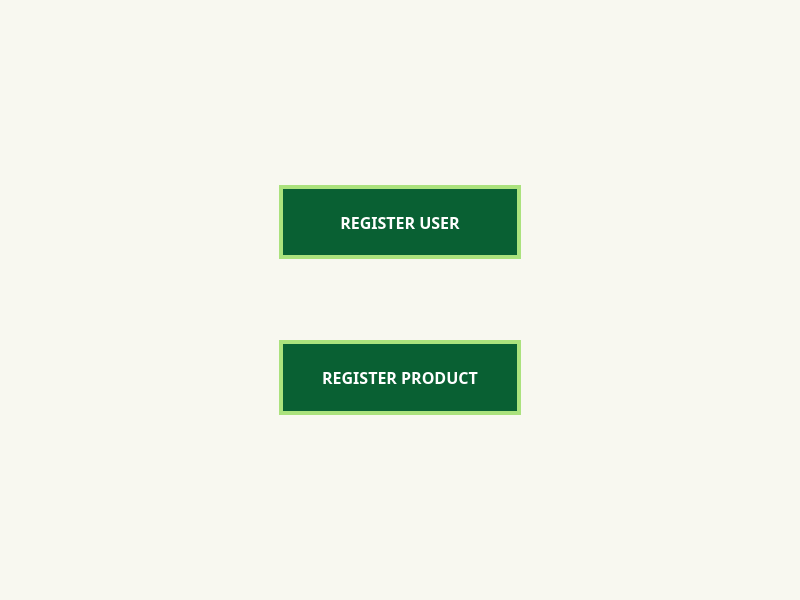
<?xml version="1.0" encoding="UTF-8"?>
<ui version="4.0">
 <class>MainWindow</class>
 <widget class="QMainWindow" name="MainWindow">
  <property name="geometry">
   <rect>
    <x>0</x>
    <y>0</y>
    <width>800</width>
    <height>600</height>
   </rect>
  </property>
  <property name="windowTitle">
   <string>MainWindow</string>
  </property>
  <widget class="QWidget" name="centralwidget">
   <property name="styleSheet">
    <string notr="true">.QPushButton{
	background-color: rgb(9, 96, 51);
	color: rgb(255, 255, 255);
	border:4px solid rgb(171, 226, 125);
}
#centralwidget{
background-color: #F8F8F0
}</string>
   </property>
   <layout class="QHBoxLayout" name="horizontalLayout">
    <item>
     <spacer name="horizontalSpacer">
      <property name="orientation">
       <enum>Qt::Horizontal</enum>
      </property>
      <property name="sizeHint" stdset="0">
       <size>
        <width>40</width>
        <height>20</height>
       </size>
      </property>
     </spacer>
    </item>
    <item>
     <widget class="QWidget" name="widget" native="true">
      <layout class="QVBoxLayout" name="verticalLayout">
       <item>
        <spacer name="verticalSpacer_2">
         <property name="orientation">
          <enum>Qt::Vertical</enum>
         </property>
         <property name="sizeHint" stdset="0">
          <size>
           <width>20</width>
           <height>164</height>
          </size>
         </property>
        </spacer>
       </item>
       <item>
        <widget class="QPushButton" name="user_reg_btn">
         <property name="sizePolicy">
          <sizepolicy hsizetype="Expanding" vsizetype="MinimumExpanding">
           <horstretch>0</horstretch>
           <verstretch>0</verstretch>
          </sizepolicy>
         </property>
         <property name="maximumSize">
          <size>
           <width>16777215</width>
           <height>74</height>
          </size>
         </property>
         <property name="font">
          <font>
           <family>DM Sans</family>
           <pointsize>12</pointsize>
           <weight>75</weight>
           <bold>true</bold>
          </font>
         </property>
         <property name="text">
          <string>REGISTER USER</string>
         </property>
        </widget>
       </item>
       <item>
        <spacer name="verticalSpacer">
         <property name="orientation">
          <enum>Qt::Vertical</enum>
         </property>
         <property name="sizeType">
          <enum>QSizePolicy::Fixed</enum>
         </property>
         <property name="sizeHint" stdset="0">
          <size>
           <width>20</width>
           <height>75</height>
          </size>
         </property>
        </spacer>
       </item>
       <item>
        <widget class="QPushButton" name="prod_reg_btn">
         <property name="sizePolicy">
          <sizepolicy hsizetype="Expanding" vsizetype="MinimumExpanding">
           <horstretch>0</horstretch>
           <verstretch>0</verstretch>
          </sizepolicy>
         </property>
         <property name="maximumSize">
          <size>
           <width>16777215</width>
           <height>75</height>
          </size>
         </property>
         <property name="font">
          <font>
           <family>DM Sans</family>
           <pointsize>12</pointsize>
           <weight>75</weight>
           <bold>true</bold>
          </font>
         </property>
         <property name="text">
          <string>REGISTER PRODUCT</string>
         </property>
        </widget>
       </item>
       <item>
        <spacer name="verticalSpacer_3">
         <property name="orientation">
          <enum>Qt::Vertical</enum>
         </property>
         <property name="sizeHint" stdset="0">
          <size>
           <width>20</width>
           <height>164</height>
          </size>
         </property>
        </spacer>
       </item>
      </layout>
     </widget>
    </item>
    <item>
     <spacer name="horizontalSpacer_2">
      <property name="orientation">
       <enum>Qt::Horizontal</enum>
      </property>
      <property name="sizeHint" stdset="0">
       <size>
        <width>40</width>
        <height>20</height>
       </size>
      </property>
     </spacer>
    </item>
   </layout>
  </widget>
 </widget>
 <resources/>
 <connections/>
</ui>
